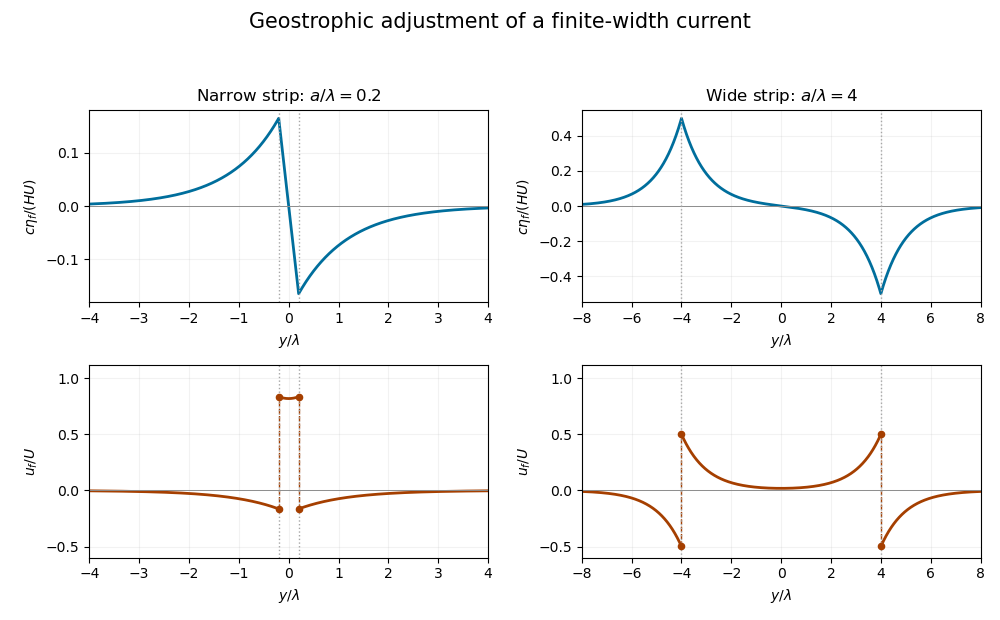

Here is the Python script that generated this plot:
"""Generate the original adjustment sketches in the caller's cwd.
Tested with Python 3.14, NumPy 2.3.5 and matplotlib 3.10.7.
MPLCONFIGDIR is supplied by the caller and is never overridden here.
"""
import matplotlib
matplotlib.use('Agg')
import matplotlib.pyplot as plt
import numpy as np


def profiles(s, r):
    height = -0.5 * (np.exp(-np.abs(s-r)) - np.exp(-np.abs(s+r)))
    velocity = np.where(np.abs(s) <= r, np.exp(-r)*np.cosh(s), -np.sinh(r)*np.exp(-np.abs(s)))
    return height, velocity


def main():
    fig, axes = plt.subplots(2, 2, figsize=(10, 6.2), dpi=100, facecolor='white')
    for col, (r, extent) in enumerate([(0.2, 4), (4, 8)]):
        s = np.linspace(-extent, extent, 1601)
        h, u = profiles(s, r)
        axes[0, col].plot(s, h, color='#006e9c', linewidth=2)
        for lo, hi, inside in [(-extent, -r, False), (-r, r, True), (r, extent, False)]:
            part = np.linspace(lo, hi, 501)
            v = np.exp(-r)*np.cosh(part) if inside else -np.sinh(r)*np.exp(-np.abs(part))
            axes[1, col].plot(part, v, color='#a53f00', linewidth=2)
        inner = np.exp(-r)*np.cosh(r)
        outer = -np.sinh(r)*np.exp(-r)
        for edge in [-r, r]:
            axes[1, col].plot([edge, edge], [outer, inner], '--', color='#a53f00', linewidth=1)
            axes[1, col].scatter([edge, edge], [outer, inner], s=20, color='#a53f00', zorder=4)
        for row in range(2):
            ax = axes[row, col]
            ax.set_facecolor('white')
            ax.axhline(0, color='0.55', linewidth=0.7)
            for edge in [-r, r]:
                ax.axvline(edge, color='0.65', linestyle=':', linewidth=1)
            ax.set_xlim(-extent, extent)
            ax.grid(alpha=0.16)
            ax.set_xlabel(r'$y/\lambda$')
        axes[0, col].set_title(('Narrow strip' if col == 0 else 'Wide strip') + f': $a/\\lambda={r:g}$')
        axes[0, col].set_ylabel(r'$c\eta_f/(HU)$')
        axes[1, col].set_ylabel(r'$u_f/U$')
        axes[1, col].set_ylim(-0.6, 1.12)
    fig.suptitle('Geostrophic adjustment of a finite-width current', fontsize=15)
    fig.tight_layout(rect=(0, 0, 1, 0.94))
    fig.savefig('paper-79-adjustment-profiles.png', dpi=100, facecolor='white', transparent=False)
    plt.close(fig)


if __name__ == '__main__':
    main()
